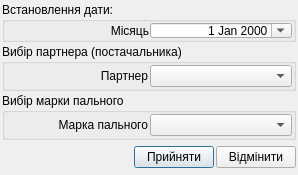
<?xml version="1.0" encoding="UTF-8"?>
<ui version="4.0">
 <class>UDialog_AParkPartnerMarkaPalnogoDateFilter</class>
 <widget class="QDialog" name="UDialog_AParkPartnerMarkaPalnogoDateFilter">
  <property name="geometry">
   <rect>
    <x>0</x>
    <y>0</y>
    <width>298</width>
    <height>165</height>
   </rect>
  </property>
  <property name="minimumSize">
   <size>
    <width>0</width>
    <height>0</height>
   </size>
  </property>
  <property name="maximumSize">
   <size>
    <width>16777215</width>
    <height>16777215</height>
   </size>
  </property>
  <property name="focusPolicy">
   <enum>Qt::NoFocus</enum>
  </property>
  <property name="contextMenuPolicy">
   <enum>Qt::DefaultContextMenu</enum>
  </property>
  <property name="windowTitle">
   <string/>
  </property>
  <property name="modal">
   <bool>true</bool>
  </property>
  <layout class="QVBoxLayout" name="verticalLayout">
   <property name="spacing">
    <number>2</number>
   </property>
   <property name="margin">
    <number>2</number>
   </property>
   <item>
    <layout class="QVBoxLayout" name="verticalLayout_2">
     <property name="spacing">
      <number>2</number>
     </property>
     <item>
      <widget class="QGroupBox" name="groupBox_dateFilter">
       <property name="minimumSize">
        <size>
         <width>200</width>
         <height>40</height>
        </size>
       </property>
       <property name="maximumSize">
        <size>
         <width>1000</width>
         <height>1000</height>
        </size>
       </property>
       <property name="title">
        <string>Встановлення дати:</string>
       </property>
       <layout class="QGridLayout">
        <property name="margin">
         <number>1</number>
        </property>
        <property name="spacing">
         <number>1</number>
        </property>
        <item row="0" column="1">
         <widget class="QLabel" name="label_year">
          <property name="text">
           <string>Місяць</string>
          </property>
          <property name="alignment">
           <set>Qt::AlignRight|Qt::AlignTrailing|Qt::AlignVCenter</set>
          </property>
         </widget>
        </item>
        <item row="0" column="2">
         <widget class="QDateEdit" name="dateEdit">
          <property name="alignment">
           <set>Qt::AlignRight|Qt::AlignTrailing|Qt::AlignVCenter</set>
          </property>
          <property name="calendarPopup">
           <bool>true</bool>
          </property>
         </widget>
        </item>
       </layout>
      </widget>
     </item>
     <item>
      <widget class="QGroupBox" name="groupBox_typMarshrutu">
       <property name="title">
        <string>Вибір партнера (постачальника)</string>
       </property>
       <layout class="QVBoxLayout" name="verticalLayout_3">
        <property name="spacing">
         <number>1</number>
        </property>
        <property name="margin">
         <number>1</number>
        </property>
        <item>
         <layout class="QHBoxLayout" name="horizontalLayout">
          <property name="spacing">
           <number>2</number>
          </property>
          <item>
           <widget class="QLabel" name="label_partner">
            <property name="text">
             <string>Партнер</string>
            </property>
            <property name="alignment">
             <set>Qt::AlignRight|Qt::AlignTrailing|Qt::AlignVCenter</set>
            </property>
           </widget>
          </item>
          <item>
           <widget class="QComboBox" name="comboBox_partner">
            <property name="minimumSize">
             <size>
              <width>120</width>
              <height>0</height>
             </size>
            </property>
           </widget>
          </item>
         </layout>
        </item>
       </layout>
      </widget>
     </item>
     <item>
      <widget class="QGroupBox" name="groupBox_typMarshrutu_2">
       <property name="title">
        <string>Вибір марки пального</string>
       </property>
       <layout class="QVBoxLayout" name="verticalLayout_4">
        <property name="spacing">
         <number>1</number>
        </property>
        <property name="margin">
         <number>1</number>
        </property>
        <item>
         <layout class="QHBoxLayout" name="horizontalLayout_2">
          <property name="spacing">
           <number>2</number>
          </property>
          <item>
           <widget class="QLabel" name="label_typMarshrutu">
            <property name="text">
             <string>Марка пального</string>
            </property>
            <property name="alignment">
             <set>Qt::AlignRight|Qt::AlignTrailing|Qt::AlignVCenter</set>
            </property>
           </widget>
          </item>
          <item>
           <widget class="QComboBox" name="comboBox_markaPalnogo">
            <property name="minimumSize">
             <size>
              <width>120</width>
              <height>0</height>
             </size>
            </property>
           </widget>
          </item>
         </layout>
        </item>
       </layout>
      </widget>
     </item>
     <item>
      <spacer name="verticalSpacer">
       <property name="orientation">
        <enum>Qt::Vertical</enum>
       </property>
       <property name="sizeHint" stdset="0">
        <size>
         <width>20</width>
         <height>40</height>
        </size>
       </property>
      </spacer>
     </item>
    </layout>
   </item>
   <item>
    <layout class="QHBoxLayout">
     <property name="spacing">
      <number>2</number>
     </property>
     <property name="margin">
      <number>0</number>
     </property>
     <item>
      <spacer>
       <property name="orientation">
        <enum>Qt::Horizontal</enum>
       </property>
       <property name="sizeHint" stdset="0">
        <size>
         <width>131</width>
         <height>31</height>
        </size>
       </property>
      </spacer>
     </item>
     <item>
      <widget class="QPushButton" name="okButton">
       <property name="text">
        <string>Прийняти</string>
       </property>
       <property name="icon">
        <iconset resource="../images/UAutoParkImg.qrc">
         <normaloff>:/icontexto_webdev_pack/icontexto_webdev_pack/icontexto-webdev-ok-032x032.png</normaloff>:/icontexto_webdev_pack/icontexto_webdev_pack/icontexto-webdev-ok-032x032.png</iconset>
       </property>
      </widget>
     </item>
     <item>
      <widget class="QPushButton" name="cancelButton">
       <property name="text">
        <string>Відмінити</string>
       </property>
       <property name="icon">
        <iconset resource="../images/UAutoParkImg.qrc">
         <normaloff>:/icontexto_webdev_pack/icontexto_webdev_pack/icontexto-webdev-cancel-032x032.png</normaloff>:/icontexto_webdev_pack/icontexto_webdev_pack/icontexto-webdev-cancel-032x032.png</iconset>
       </property>
      </widget>
     </item>
    </layout>
   </item>
  </layout>
 </widget>
 <resources>
  <include location="../images/UAutoParkImg.qrc"/>
 </resources>
 <connections>
  <connection>
   <sender>okButton</sender>
   <signal>clicked()</signal>
   <receiver>UDialog_AParkPartnerMarkaPalnogoDateFilter</receiver>
   <slot>accept()</slot>
   <hints>
    <hint type="sourcelabel">
     <x>278</x>
     <y>253</y>
    </hint>
    <hint type="destinationlabel">
     <x>96</x>
     <y>254</y>
    </hint>
   </hints>
  </connection>
  <connection>
   <sender>cancelButton</sender>
   <signal>clicked()</signal>
   <receiver>UDialog_AParkPartnerMarkaPalnogoDateFilter</receiver>
   <slot>reject()</slot>
   <hints>
    <hint type="sourcelabel">
     <x>369</x>
     <y>253</y>
    </hint>
    <hint type="destinationlabel">
     <x>179</x>
     <y>282</y>
    </hint>
   </hints>
  </connection>
 </connections>
</ui>
